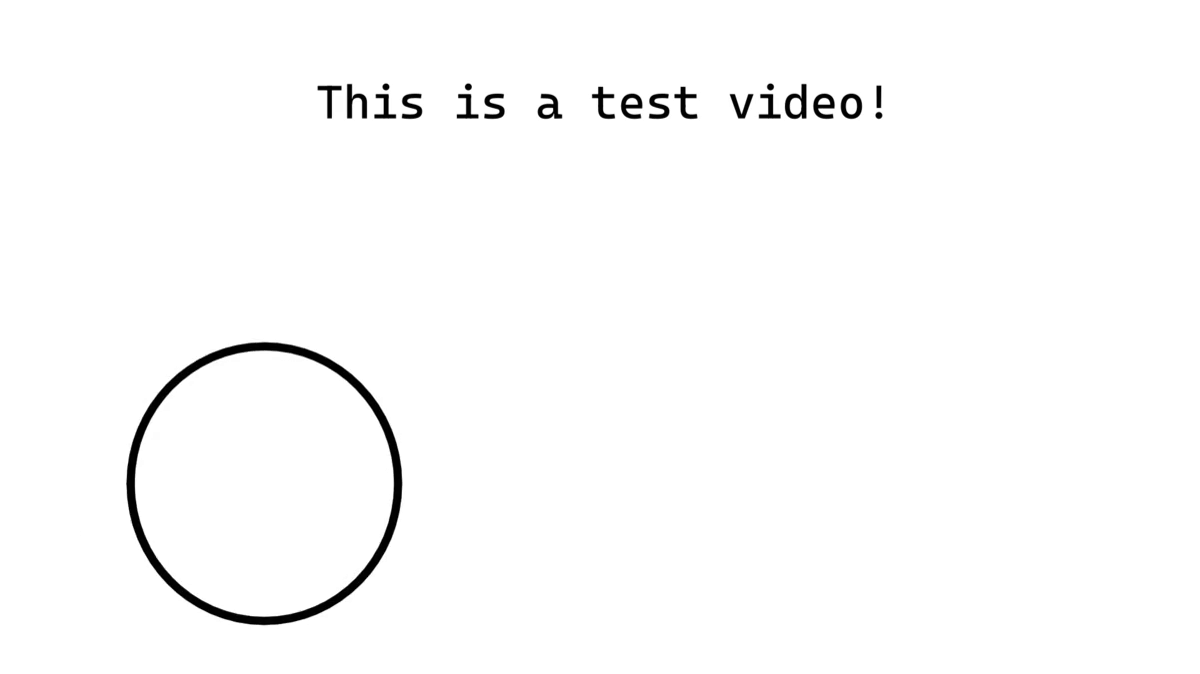
#> input picture frame 2 of Videos/test_video.mp4, 1200 x 674 px
$ python opencv_videos.py
#> lines starting #> are read from the running program, lines starting #| are printed output that depends on the picture
import cv2

video = cv2.VideoCapture("Videos/test_video.mp4")
wait_key_time = int((1 / int(video.get(cv2.CAP_PROP_FPS))) * 1000)

while video.isOpened():
    # ret is True or False, depending on if reading from
    # the camera was successful
    ret, frame = video.read()
#> frame is the input picture: shape (674, 1200, 3); min 0, max 255, mean 251.4
    if ret:
        cv2.imshow("Camera", cv2.resize(frame, (960, 540)))
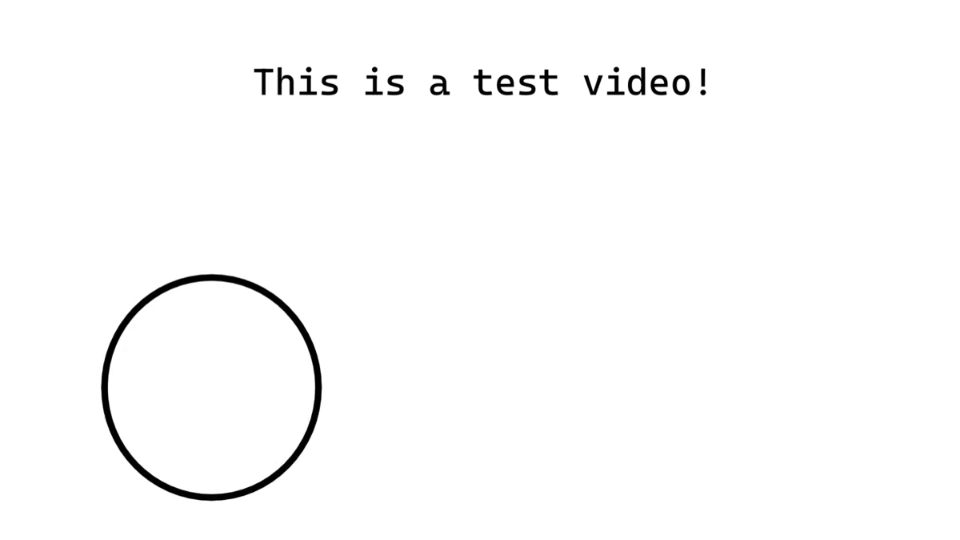
#> window 'Camera': shape (540, 960, 3); min 0, max 255, mean 251.4
    else:
        # Makes the video loop
        video = cv2.VideoCapture("Videos/test_video.mp4")
    # Using just cv2.waitKey(1) plays the video too fast
    if cv2.waitKey(wait_key_time) == 27:
#> (key Esc is pressed here)
        print("Stopping Video")
        video.release()
        cv2.destroyAllWindows()
